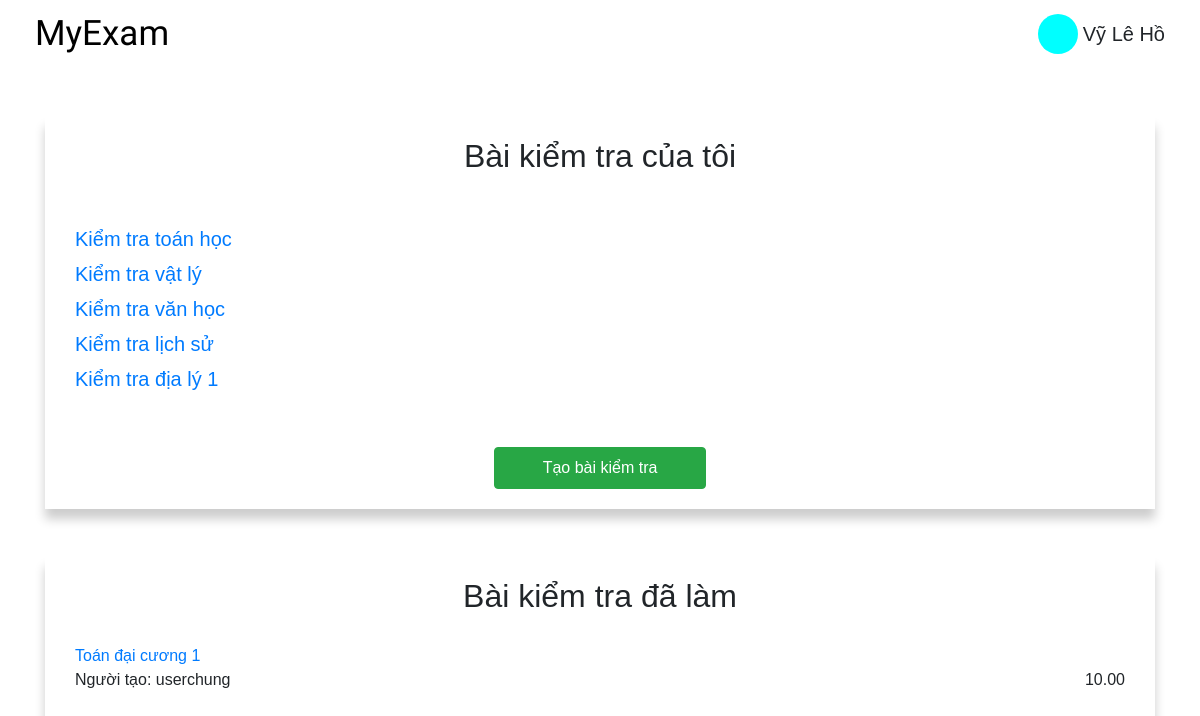
The app's page /home/user=lehovy/my-test/ (signed in), older data.
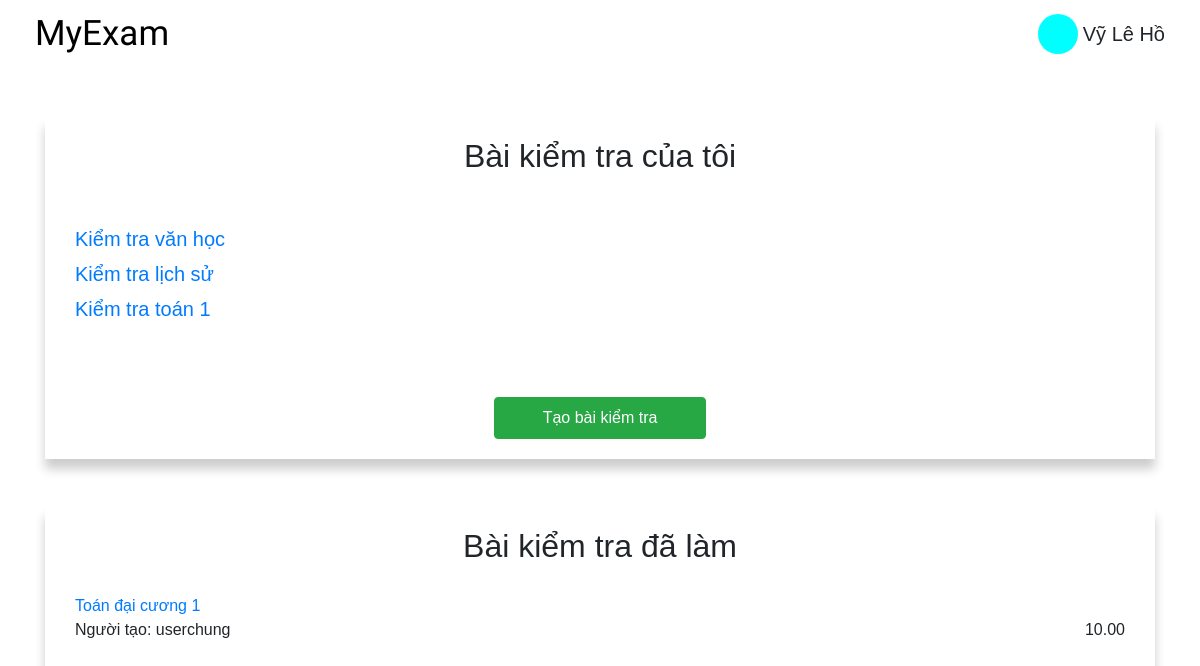
The same page, newer data.
### home/models.py (models this page shows, shortened)
class Exam(models.Model):
    key = models.ForeignKey( User ,on_delete = models.CASCADE)
    examName = models.CharField(max_length= 200, default= "")
    dateCreate = models.DateField(default = datetime.now,blank = True, editable = False)

class Point(models.Model):
    key1 = models.ForeignKey(User, on_delete = models.CASCADE)
    key2 = models.ForeignKey(Exam, on_delete= models.CASCADE)
    point = models.DecimalField(max_digits= 4, decimal_places= 2, default= 0)
    name = "Ng lam bai: {}, Bai: {}, Diem: {}"

### home/views.py (the view)
# urls.py: path('home/user=<str:username>/my-test/', views.myTest, name= "my-test"),
def myTest(request, username):
    user = request.session.get('user', None)
    print(user)
    if user is None or user == '' or user == []:
        return redirect(reverse('sign-in'))
    user = User.objects.get(username = username)
    my_exams = Exam.objects.filter(key=user)
    my_exams_context = []
    for exam in my_exams:
        my_exams_context.append(exam.examName)
    if my_exams_context == []:
        my_exams_context = 'none'
    do_exams = Exam.objects.exclude(key = user)# lấy ra những exams không phải do user có này tạo ra
    done_exams_context = []
    for exam in do_exams:
        creator = exam.key
        score_obj = []
        for score in Point.objects.filter(key1 = user,key2 = exam):
            score_obj.append(score)
        score = None
        if score_obj ==[]:
            pass
        else:
            scores = []# lấy điểm số lớn nhất
            for item in score_obj:
                scores.append(item.point)
            score = max(scores)
            done_exams_context.append({
                "creator":creator.username,
                "exam":exam.examName,
                "score":score,
            })
    if done_exams_context == []:
        done_exams_context = 'none'
    print(my_exams_context)
    context = {
        "user": user,
        "my_exams":my_exams_context,
        "done_exams":done_exams_context,
    }
    return render(request,"home/my-test.html",{"context":context})

### home/templates/home/my-test.html (shortened to what this page needs)
{% extends "home/base/base-home.html" %}
{% block name %}
{{context.user.first_name}} {{context.user.last_name}}
{% endblock %}
{% block my-home %}
    {% url 'home' context.user.username %}
{% endblock %}
{% block content %}
    <div class="container pb-5">
        <div class="test-section mt-5">
            <h2 class="text-center mb-4">Bài kiểm tra của tôi</h2>
            {% if context.my_exams == 'none' %}
                <h3 class="text-center">Bạn chưa có bài kiểm tra nào </h3>
            {% else %}
                <div class="my-exam">
                    {% for exam in context.my_exams %}
                        <a href="{% url 'list-question' context.user.username exam %}" class="my-exam__exam">{{ exam }}</a>
                    {% endfor %}
                </div>
            {% endif %}
            <div class="d-flex justify-content-center mt-5">
                <button type="button" class="btn btn-success px-5 py-2" id="createTestBtn" data-toggle="modal" data-target="#myModal">Tạo bài kiểm tra</a>
            </div>
        </div>
        <div class="test-section mt-5">
            <h2 class="text-center mb-4">Bài kiểm tra đã làm</h2>
            {% if context.done_exams == 'none' %}
                <h3 class="text-center"> Bạn chưa làm bài kiểm tra nào cả</h3>
                <div class="d-flex justify-content-center mt-3">
                    <a href="{% url 'home' context.user.username %}" class="btn btn-primary px-5 py-2">Quay lại trang chủ</a>
                </div>
            {% else %}
                {% for exam in context.done_exams %}
                <div class="test-component">
                    <a href="{%url 'do-test' context.user.username exam.exam %}" class="test-name">{{exam.exam}}</a>
                    <div class="test-info">
                        <p class="test-owner">Người tạo: {{exam.creator}}</p>
                        <p class="test-date">{{exam.score}}</p>
                    </div>
                </div>
                {% endfor %}
            {% endif %}
        </div>
    </div>
{% endblock %}

### home/templates/home/base/base-home.html (shortened to what this page needs)
<!DOCTYPE html>
<html lang="en">
{% include 'home/base/base-head.html' %}
<body>
    <div class="container-fluid">
        <nav class="main-nav py-2">
            <a href="{% block my-home %} {% endblock %}" class="nav-brand">MyExam</a>
            <div class="user-icon">
                <div class="user-icon__img"></div>
                <p class="user-icon__name">{% block name %} {% endblock %}</p>
            </div>
        </nav>
    </div>
    {% block content %}
    {% endblock %}
</body>
</html>

### home/templates/home/base/base-head.html (shortened to what this page needs)
{% load static %}
<head>
    <link rel="stylesheet" href=" {% static 'home/bootstrap/css/bootstrap.min.css' %}">
    <link rel="stylesheet" href="{% static 'home/css/style.css' %}">
    <link rel="stylesheet" href="https://cdnjs.cloudflare.com/ajax/libs/font-awesome/5.14.0/css/all.min.css">
</head>

### home/templates/home/base/base-js.html (shortened to what this page needs)
{% load static %}

### home/static/home/css/style.css (style rules this page uses)
:root { --color-primary-light:#00e8e8; }
* { font-family: Arial, Helvetica, sans-serif; margin:0; padding:0; box-sizing: border-box; }
.main-nav { display:flex; align-items: center; padding:20px; }
.nav-brand { font-size:35px; font-family: 'Lobster', cursive; color:black; text-decoration: none !important; }
.user-icon { margin-left:auto; display:flex; align-items: center; position: relative; }
.user-icon__img { width:40px; height:40px; border-radius: 50%; background-color: aqua; }
.user-icon__name { margin:auto 0; margin-left:5px; font-size:20px; }
.test-section { padding: 20px; box-shadow: 0px 10px 10px rgba(0,0,0,.2); }
.test-component { margin-bottom: 10px; padding: 5px 10px; }
.test-info { display:flex; justify-content: space-between; }
.my-exam__exam { margin: 5px 0; display:block !important; font-size:20px !important; transition: all .2s linear; border-radius: 2px; }
.my-exam { padding: 20px 10px; max-height: 200px !important; overflow-y: scroll; }

Row changes from the older to the newer data that the page shows:
no longer on this page (row edited): Exam: my_exams "Kiểm tra toán học"
no longer on this page (row edited): Exam: my_exams "Kiểm tra vật lý"
no longer on this page (row edited): Exam: my_exams "Kiểm tra địa lý 1"
now on this page (row unchanged): Exam: my_exams "Kiểm tra toán 1"
